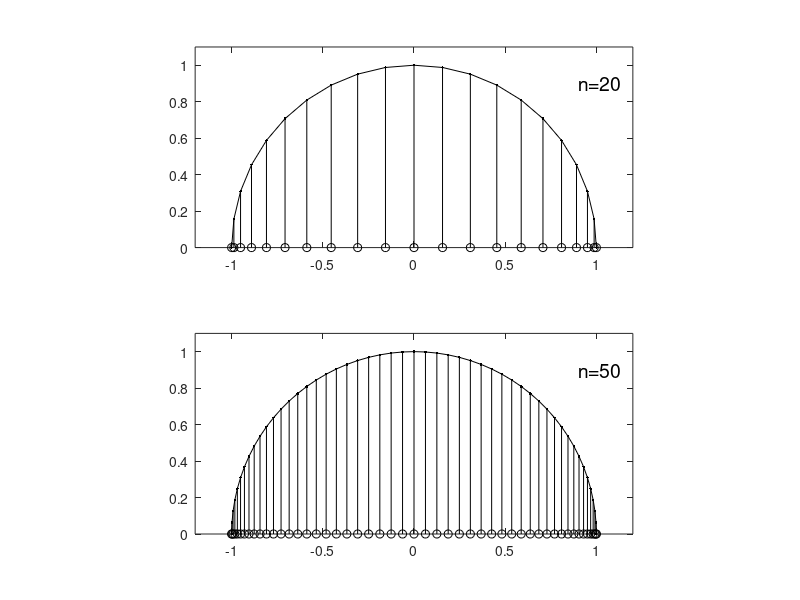

This figure's MATLAB source:
clear,clc
subplot(2,1,1)
n = 20
tt = linspace(0,pi,n+1)
zz = exp(1i*tt)
hold off
plot(zz,'.-k')
axis equal
ylim([0 1.1])
xlim([-1.2 1.2])

xx =real(zz)
hold on
for j = 2:n
    plot([xx(j) zz(j)],'k','linewidth',0.7)
end
plot(xx,0*xx,'ok')
text(0.9,0.9,'n=20','FontSize',14)

subplot(2,1,2)
n = 50
tt = linspace(0,pi,n+1)
zz = exp(1i*tt)
hold off
plot(zz,'.-k')
axis equal
ylim([0 1.1])
xlim([-1.2 1.2])

xx =real(zz)
hold on
for j = 2:n
    plot([xx(j) zz(j)],'k','linewidth',0.7)
end
plot(xx,0*xx,'ok')
text(0.9,0.9,'n=50','FontSize',14)